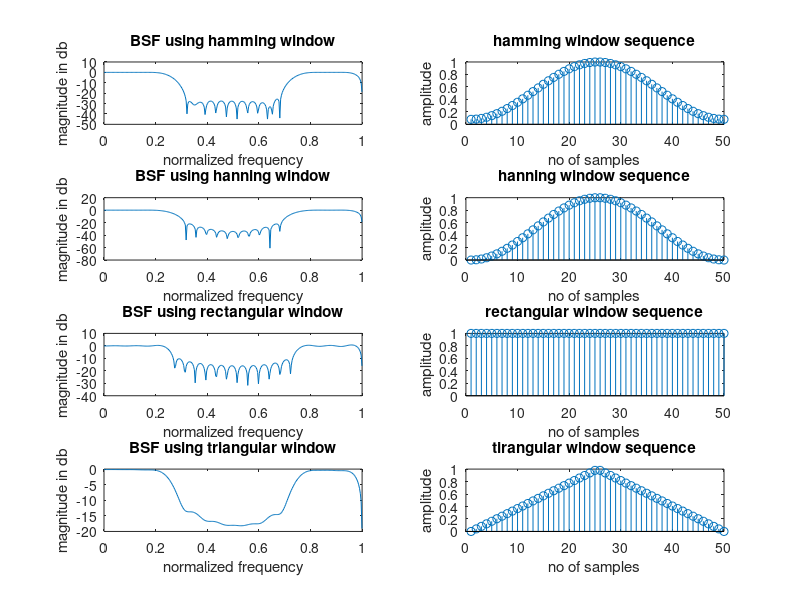

The MATLAB script that drew this image:
clc;
clear all;
close all;
wcl= 0.25*pi;
wc2 = 0.75*pi;
N=50;
%N = input('enter the value of N');
alpha = (N-1)/2;
n=0:1:N-1;
hd=(sin(wcl*(n-alpha+eps))-sin(wc2*(n-alpha+eps))+sin(pi*(n-alpha+eps)))./(pi*(n-alpha+eps));
%BSFhamming
w1=hamming(N);
hn=hd.*w1';
w=0:0.01:pi;
h1=freqz(hn,1,w);
subplot(4,2,1);
plot(w/pi,10*log10(abs(h1)));
title('BSF using hamming window');
xlabel('normalized frequency');
ylabel('magnitude in db');
%BSFhanning
w2=hanning(N);
hn=hd.*w2';
w=0:0.01:pi;
h2=freqz(hn,1,w);
subplot(4,2,3);
plot(w/pi,10*log10(abs(h2)));
title('BSF using hanning window');
xlabel('normalized frequency');
ylabel('magnitude in db');
%BSFrect
w3=boxcar(N);
hn=hd.*w3';
w=0:0.01:pi;
h3=freqz(hn,1,w);
subplot(4,2,5);
plot(w/pi,10*log10(abs(h3)));
title('BSF using rectangular window');
xlabel('normalized frequency');
ylabel('magnitude in db');
%BSFtri
w4=bartlett(N);
hn=hd.*w4';
w=0:0.01:pi;
h4=freqz(hn,1,w);
subplot(4,2,7);
plot(w/pi,10*log10(abs(h4)));
title('BSF using triangular window');
xlabel('normalized frequency');
ylabel('magnitude in db');
%WINDOWS
%hamming
subplot(4,2,2);
stem(w1);
title('hamming window sequence');
xlabel('no of samples');
ylabel('amplitude');
%hanning
subplot(4,2,4);
stem(w2);
title('hanning window sequence');
xlabel('no of samples');
ylabel('amplitude');
%rectangular
subplot(4,2,6);
stem(w3);
title('rectangular window sequence');
xlabel('no of samples');
ylabel('amplitude');
%triangular
subplot(4,2,8);
stem(w4);
title('tirangular window sequence');
xlabel('no of samples');
ylabel('amplitude');

